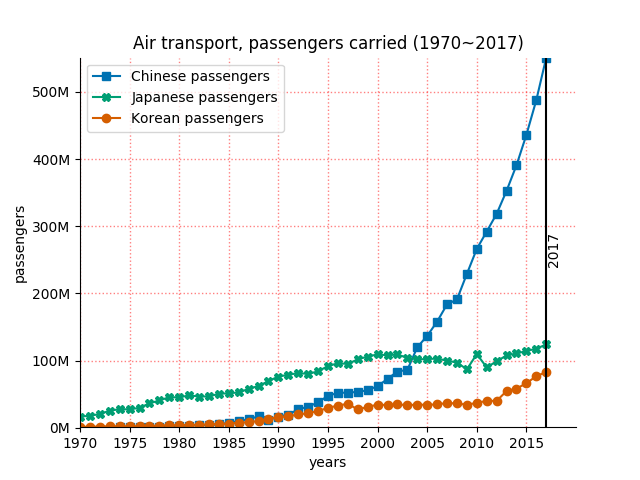

Reproduce this figure in Python.
"""
Assignment 4
Before working on this assignment please read these instructions fully. In the submission area, you will notice that you can click the link to Preview the Grading for each step of the assignment. This is the criteria that will be used for peer grading. Please familiarize yourself with the criteria before beginning the assignment.

This assignment requires that you to find at least two datasets on the web which are related, and that you visualize these datasets to answer a question with the broad topic of weather phenomena (see below) for the region of Ann Arbor, Michigan, United States, or United States more broadly.

You can merge these datasets with data from different regions if you like! For instance, you might want to compare Ann Arbor, Michigan, United States to Ann Arbor, USA. In that case at least one source file must be about Ann Arbor, Michigan, United States.

You are welcome to choose datasets at your discretion, but keep in mind they will be shared with your peers, so choose appropriate datasets. Sensitive, confidential, illicit, and proprietary materials are not good choices for datasets for this assignment. You are welcome to upload datasets of your own as well, and link to them using a third party repository such as github, bitbucket, pastebin, etc. Please be aware of the Coursera terms of service with respect to intellectual property.

Also, you are welcome to preserve data in its original language, but for the purposes of grading you should provide english translations. You are welcome to provide multiple visuals in different languages if you would like!

As this assignment is for the whole course, you must incorporate principles discussed in the first week, such as having as high data-ink ratio (Tufte) and aligning with Cairo’s principles of truth, beauty, function, and insight.

Here are the assignment instructions:

State the region and the domain category that your data sets are about (e.g., Ann Arbor, Michigan, United States and weather phenomena).
You must state a question about the domain category and region that you identified as being interesting.
You must provide at least two links to available datasets. These could be links to files such as CSV or Excel files, or links to websites which might have data in tabular form, such as Wikipedia pages.
You must upload an image which addresses the research question you stated. In addition to addressing the question, this visual should follow Cairo's principles of truthfulness, functionality, beauty, and insightfulness.
You must contribute a short (1-2 paragraph) written justification of how your visualization addresses your stated research question.
What do we mean by weather phenomena? For this category you might want to consider seasonal changes, natural disasters, or historical trends.

Tips
Wikipedia is an excellent source of data, and I strongly encourage you to explore it for new data sources.
Many governments run open data initiatives at the city, region, and country levels, and these are wonderful resources for localized data sources.
Several international agencies, such as the United Nations, the World Bank, the Global Open Data Index are other great places to look for data.
This assignment requires you to convert and clean datafiles. Check out the discussion forums for tips on how to do this from various sources, and share your successes with your fellow students!
Example
Looking for an example? Here's what our course assistant put together for the Ann Arbor, MI, USA area using sports and athletics as the topic. Example Solution File
"""

# pip3 install mplleaflet
from matplotlib import cm
from matplotlib.ticker import FuncFormatter
import mpl_toolkits.axes_grid1.inset_locator as mpl_il
import pandas as pd
import mplleaflet
from matplotlib.artist import Artist
from matplotlib.figure import Figure
from matplotlib.backends.backend_agg import FigureCanvasAgg
import matplotlib.pyplot as plt
import matplotlib as mpl
import numpy as np
import sys

"""
1. region and domain 
region: China, Japan, Korea 
domain: Air transport, passengers carried (1970~2017)

2. Create a research question about the domain category and region that you identified.
Since 1970, How many passengers carried by air transport in China, Japan and Korea.

3. Links
china http://data.un.org/Data.aspx?d=WDI&f=Indicator_Code:IS.AIR.PSGR;Country_Code:CHN;Time_Code:1970,1971,1972,1973,1974,1975,1976,1977,1978,1979,1980,1981,1982,1983,1984,1985,1986,1987,1988,1989,1990,1991,1992,1993,1994,1995,1996,1997,1998,1999,2000,2001,2002,2003,2004,2005,2006,2007,2008,2009,2010,2011,2012,2013,2014,2015,2016,2017&c=0,1,2,3,4,5&s=Country_Name:asc,Year:desc&v=1

japan http://data.un.org/Data.aspx?d=WDI&f=Indicator_Code:IS.AIR.PSGR;Country_Code:JPN;Time_Code:1970,1971,1972,1973,1974,1975,1976,1977,1978,1979,1980,1981,1982,1983,1984,1985,1986,1987,1988,1989,1990,1991,1992,1993,1994,1995,1996,1997,1998,1999,2000,2001,2002,2003,2004,2005,2006,2007,2008,2009,2010,2011,2012,2013,2014,2015,2016,2017&c=0,1,2,3,4,5&s=Country_Name:asc,Year:desc&v=1

korea http://data.un.org/Data.aspx?d=WDI&f=Indicator_Code:IS.AIR.PSGR;Country_Code:KOR;Time_Code:1970,1971,1972,1973,1974,1975,1976,1977,1978,1979,1980,1981,1982,1983,1984,1985,1986,1987,1988,1989,1990,1991,1992,1993,1994,1995,1996,1997,1998,1999,2000,2001,2002,2003,2004,2005,2006,2007,2008,2009,2010,2011,2012,2013,2014,2015,2016,2017&c=0,1,2,3,4,5&s=Country_Name:asc,Year:desc&v=1

4.Provide a short (1-2 paragraphs) justification of how your visual addresses your research question.
This visualization was concerned with answering the question how many people carried by air transport. Due to the large difference in passenger numbers by country, the y-axis of the graph is displayed as 'e' by default, which is expressed in millions(M) for better readability. The x-axis of the graph used vertical lines to represent the last 2017 years of data. And I used the dot grid to guide you through the yearly data.
This graph shows the increase in aircraft use by Korean, Chinese and Japanese passengers from 1970 to 2017. Korean and Japanese passenger growth has been modest, while Chinese passengers have increased rapidly since 2000.

5.Describe your design choices for your visual in regards to Cairo's principle of truthfulness.
Describe your design choices for your visual in regards to Cairo's principle of beauty.
Describe your design choices for your visual in regards to Cairo's principle of functionality.
Describe your design choices for your visual in regards to Cairo's principle of insightfulness.

truthfulness : The number of passengers in different countries is expressed as it is.
beauty : I used harmonious colors.
functionality : Different country colors and legends were used to distinguish them.
insightfulness : It clearly shows the difference between the number of Chinese passengers and the number of passengers in other countries.


"""


# dataframe 에서 필요없는 컬럼, 로우 제거
def remove_extra_cols_rows(df):
    df = df[df['Indicator Code'] != 'footnoteSeqID']
    df = df[df['Indicator Code'] != '1']
    # axis=1:컬럼, 0:로우
    df.drop(['Indicator Code', 'Time Code',
             'Value Footnotes'], axis=1, inplace=True)
    return df

# 너쿠 커서 자연상수(e) 표시를 M(million,100만) 단위로 포맷팅
# https://matplotlib.org/examples/pylab_examples/custom_ticker1.html


def millions(x, pos):
    # return '%1.1fM' % (x*1e-6)
    return '%1dM' % (x*1e-6)


plt.figure()
plt.style.use('seaborn-colorblind')

df1 = pd.read_csv('UNdata_Export_china.csv')
df1 = remove_extra_cols_rows(df1)
df2 = pd.read_csv('UNdata_Export_japan.csv')
df2 = remove_extra_cols_rows(df2)
df3 = pd.read_csv('UNdata_Export_korea.csv')
df3 = remove_extra_cols_rows(df3)
# df row 로 합치기, 기존 인덱스 무시
df = pd.concat([df1, df2, df3], ignore_index=True, axis=0)

# 컬럼 이름 변경
for col in df.columns:
    if col == 'Country or Area':
        df.rename(columns={col: 'country'}, inplace=True)
    elif col == 'Year':
        df.rename(columns={col: 'years'}, inplace=True)
    elif col == 'Value':
        df.rename(columns={col: 'passengers'}, inplace=True)

# print(df)
# print(df.dtypes)
# 정수형으로 변환
# print(df)
# print(df.dtypes)
df['passengers'] = df['passengers'].astype('int64')
print(df)


# 최소, 최대 승객 수 파악
df_temp = df.sort_values(by=['passengers'])
minPassengers = df_temp['passengers'].iloc[0]
maxPassengers = df_temp['passengers'].iloc[len(df_temp)-1]
# print(df_temp)
# minPassengers: 710000
# maxPassengers: 551234509
print("minPassengers:", minPassengers)
print("maxPassengers:", maxPassengers)

# 나라 별로 분리
df_china = df[df['country'] == 'China']
df_japan = df[df['country'] == 'Japan']
df_korea = df[df['country'] == 'Korea']
# print(df_korea)
# print(df_korea[['year', 'value']])

# years, passengers 로 튜플 구성
tu_china = [tuple(x) for x in df_china[['years', 'passengers']].values]
tu_japan = [tuple(x) for x in df_japan[['years', 'passengers']].values]
tu_korea = [tuple(x) for x in df_korea[['years', 'passengers']].values]

# year(xval) 별 value(yval) 으로 구분
labels = ['Chinese passengers', 'Japanese passengers', 'Korean passengers']
# 마커 사용 https://matplotlib.org/3.1.1/api/markers_api.html
markers = ['-s', '-X', '-o']
tu_list = []
tu_list.append(tu_china)
tu_list.append(tu_japan)
tu_list.append(tu_korea)
i = 0
for tu in tu_list:
    xval = [x[0] for x in tu]
    yval = [x[1] for x in tu]
    plt.plot(xval, yval, markers[i], label=labels[i])
    i = i+1

# 범례 표시
plt.legend(loc='best')
ax = plt.gca()
# 축 이름 설정
ax.set_xlabel('years')
ax.set_ylabel('passengers')
# 타이틀 설정
ax.set_title('Air transport, passengers carried (1970~2017)')

# 배경 격자 설정
# https://matplotlib.org/3.1.1/api/_as_gen/matplotlib.pyplot.grid.html
plt.grid(color='r', linestyle=':', linewidth=1, alpha=0.5)


# 축 범위
# Set axis properties [xmin, xmax, ymin, ymax]
ax.axis([1970, 2020, minPassengers, maxPassengers])
# x 눈끔 간격 5 로 설정
plt.xticks(np.arange(1970, 2017, 5))
# 2017년 위치에 수직선으로 표시
plt.axvline(x=2017, color='black')
# 수직선 위치(x,y, 텍스트, 90도회전)에 2017 텍스트 표시
plt.text(2017.1, maxPassengers/2, '2017', rotation=90)

# 너무 커서 자연상수(e)로 표현되는것을 막기
# plt.ticklabel_format(style='plain')
formatter = FuncFormatter(millions)
# 너무 커서 자연상수(e)로 표현되는것을 백만(M)단위로 표시
ax.yaxis.set_major_formatter(formatter)

# ink junk(데이터 필요에 불편한 잉크들) 제거하기 위해서 위쪽, 오른쪽 테두리를 제거
ax.spines['top'].set_visible(False)
ax.spines['right'].set_visible(False)
plt.show()
# plt.savefig("assignment4.png")
